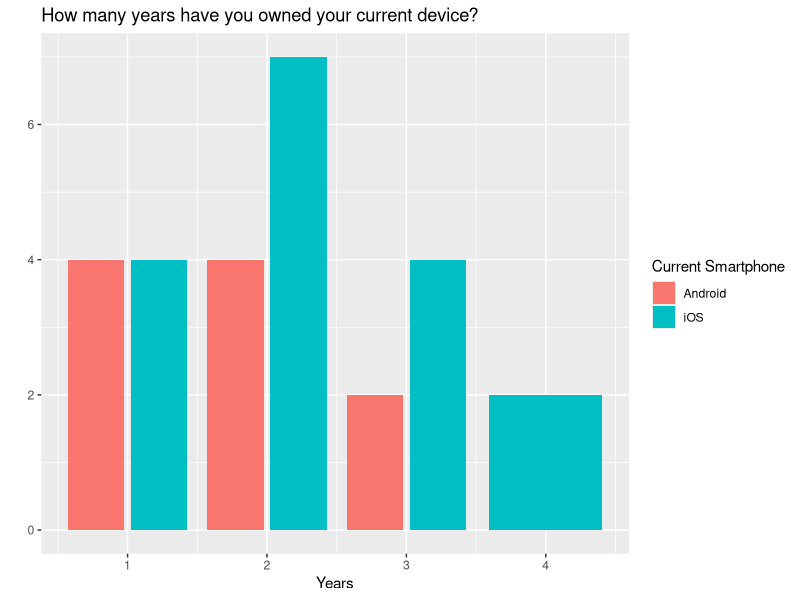
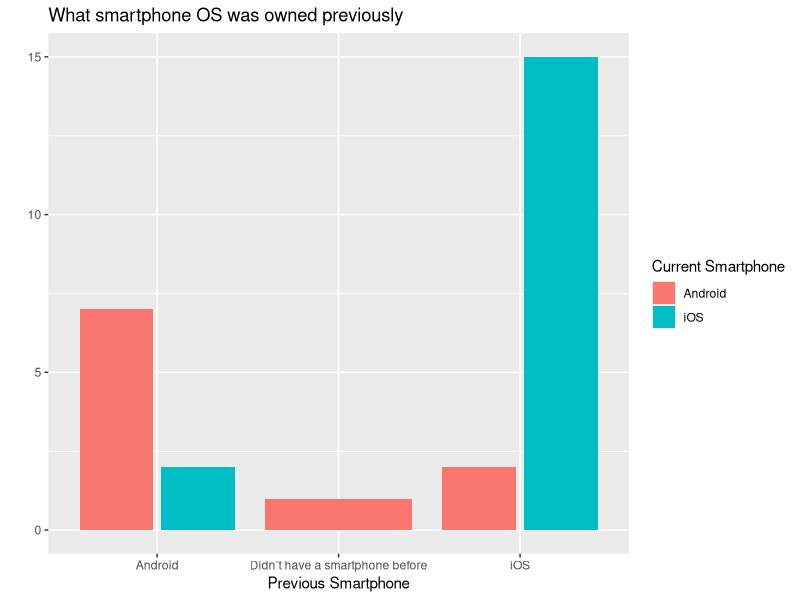
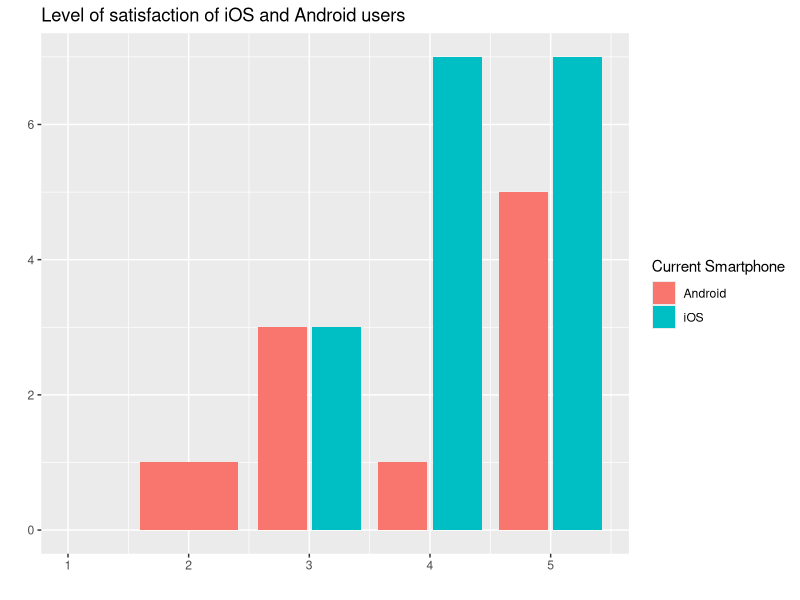
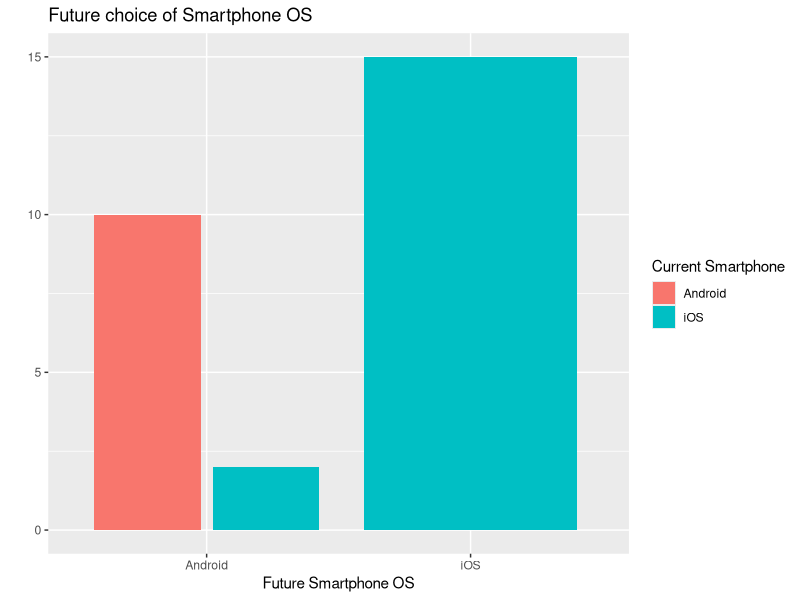
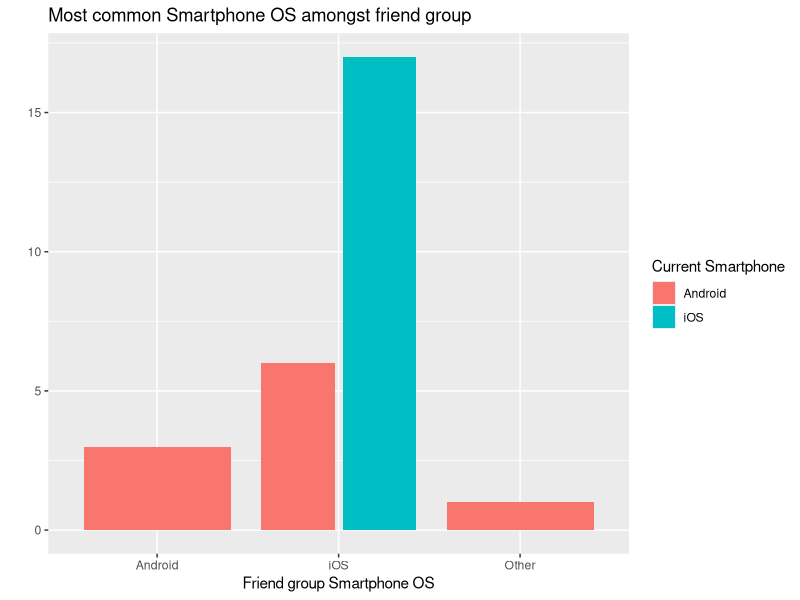
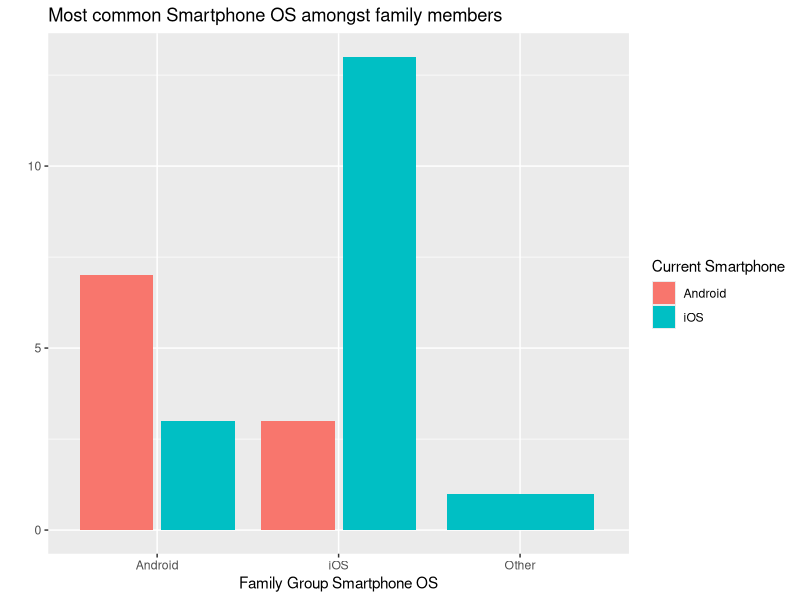
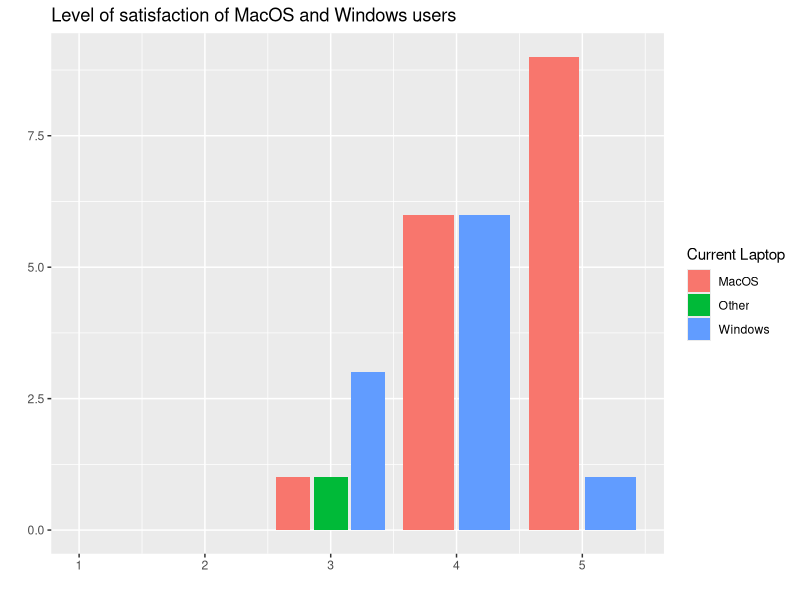
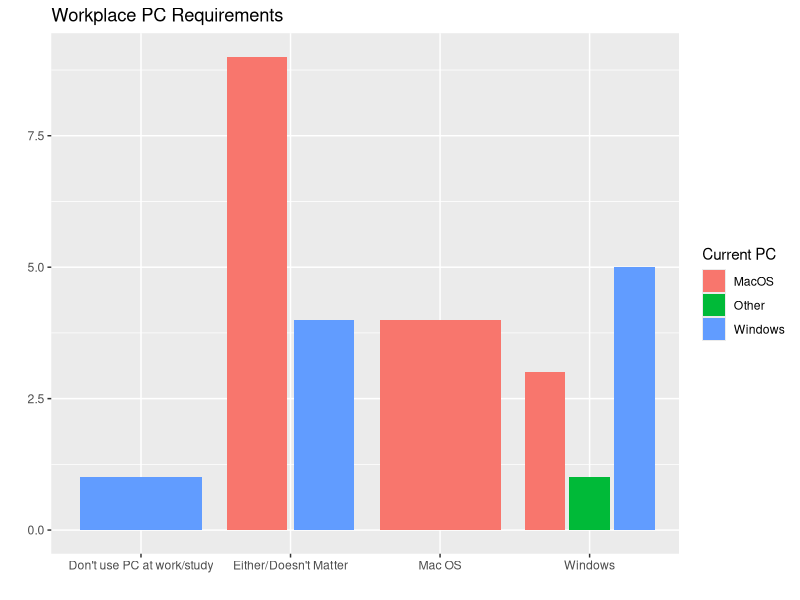

Reproduce these figures in R, in order.
## ---- chunk 1
suppressPackageStartupMessages(library(tidyverse))
suppressPackageStartupMessages(library(knitr))
suppressPackageStartupMessages(library(ggplot2))
suppressPackageStartupMessages(library(broom))
suppressPackageStartupMessages(library(ggthemes))
## ---- chunk 2
smart_survey <- read.csv("smartphone_clean.csv")
## ---- chunk 3
kable(head(smart_survey))
## ---- chunk 4
smart_survey %>%
  group_by(smartphone_OS) %>%
  summarize(n()) %>%
  kable(col.names = c("Smartphone OS","Count"))
## ---- chunk 5
smart_survey %>%
  group_by(PC_OS) %>%
  summarize(n()) %>%
  kable(col.names = c("PC OS","Count"))
## ---- chunk 6
smart_survey %>%
  group_by(smartphone_OS,PC_OS) %>%
  summarize(n()) %>%
  kable(col.names = c("Smartphone OS","PC OS","Count"))
## ---- chunk 7
smart_survey %>%
  ggplot(aes(x=smartphone_OS_years,fill=smartphone_OS)) +
  geom_bar(position="dodge2") +
  xlab("Years") +
  ylab("") +
  ggtitle("How many years have you owned your current device?")+
  labs(fill="Current Smartphone")
## ---- chunk 8
smart_survey %>%
  ggplot(aes(x=pre_smartphone_OS,fill=smartphone_OS)) +
  geom_bar(position="dodge2") +
  xlab("Previous Smartphone") +
  ylab("") +
  ggtitle("What smartphone OS was owned previously")+
  labs(fill="Current Smartphone")
  #theme(legend.position = "none")
## ---- chunk 9
smart_survey %>%
  #filter(smartphone_OS=="iOS") %>%
  ggplot(aes(x=num_smartphone_OS,fill=smartphone_OS)) +
  geom_bar(position = "dodge2") +
  ggtitle("Level of satisfaction of iOS and Android users") +
  ylab("") +
  xlab("") +
  expand_limits(x=1) +
  labs(fill="Current Smartphone")
## ---- chunk 10
smart_survey %>%
  ggplot(aes(x=future_smartphone_OS,fill=smartphone_OS)) +
  geom_bar(position="dodge2") +
  xlab("Future Smartphone OS") +
  ylab("") +
  ggtitle("Future choice of Smartphone OS")+
  labs(fill="Current Smartphone")
  #theme(legend.position = "none")
## ---- chunk 11
smart_survey %>%
  ggplot(aes(x=friend_smartphone_OS,fill=smartphone_OS)) +
  geom_bar(position="dodge2") +
  xlab("Friend group Smartphone OS") +
  ylab("") +
  ggtitle("Most common Smartphone OS amongst friend group")+
  labs(fill="Current Smartphone")
  #theme(legend.position = "none")
## ---- chunk 12
smart_survey %>%
  ggplot(aes(x=family_smartphone_OS,fill=smartphone_OS)) +
  geom_bar(position="dodge2") +
  xlab("Family Group Smartphone OS") +
  ylab("") +
  ggtitle("Most common Smartphone OS amongst family members")+
  labs(fill="Current Smartphone")
  #theme(legend.position = "none")
## ---- chunk 13
smart_survey %>%
  #filter(PC_OS=="MacOS") %>%
  ggplot(aes(x=num_PC_OS,fill=PC_OS)) +
  geom_bar(position="dodge2") +
  ggtitle("Level of satisfaction of MacOS and Windows users") +
  ylab("") +
  xlab("") +
  expand_limits(x=1) +
  labs(fill="Current Laptop")
## ---- chunk 14
smart_survey %>%
  ggplot(aes(x=workplace_PC_OS,fill=PC_OS)) +
  geom_bar(position="dodge2") +
  xlab("") +
  ylab("") +
  ggtitle("Workplace PC Requirements")+
  labs(fill="Current PC")
## ---- chunk 15
smart_survey %>%
  filter(PC_OS %in% c("Windows","MacOS")) %>%
  ggplot(aes(x=PC_OS,y=smartphone_OS)) +
  geom_bin2d() +
  ylab("Smartphone OS") +
  xlab("Laptop OS")
## ---- chunk 16
(Contingency_smartphone<-table(smart_survey$smartphone_OS,smart_survey$PC_OS))
## ---- chunk 17
(chisq <- chisq.test(Contingency_smartphone))
